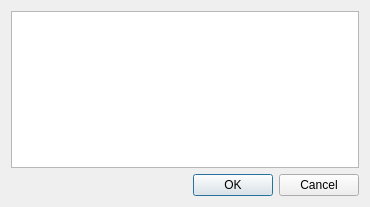
<?xml version="1.0" encoding="UTF-8"?>
<ui version="4.0">
 <class>FastCloudSelectionDlg</class>
 <widget class="QDialog" name="FastCloudSelectionDlg">
  <property name="geometry">
   <rect>
    <x>0</x>
    <y>0</y>
    <width>370</width>
    <height>207</height>
   </rect>
  </property>
  <property name="windowTitle">
   <string>Dialog</string>
  </property>
  <layout class="QGridLayout" name="gridLayout">
   <item row="0" column="0">
    <widget class="QListWidget" name="objects_list"/>
   </item>
   <item row="1" column="0">
    <widget class="QDialogButtonBox" name="buttonBox">
     <property name="orientation">
      <enum>Qt::Horizontal</enum>
     </property>
     <property name="standardButtons">
      <set>QDialogButtonBox::Cancel|QDialogButtonBox::Ok</set>
     </property>
    </widget>
   </item>
  </layout>
 </widget>
 <resources/>
 <connections>
  <connection>
   <sender>buttonBox</sender>
   <signal>accepted()</signal>
   <receiver>FastCloudSelectionDlg</receiver>
   <slot>accept()</slot>
   <hints>
    <hint type="sourcelabel">
     <x>248</x>
     <y>254</y>
    </hint>
    <hint type="destinationlabel">
     <x>157</x>
     <y>274</y>
    </hint>
   </hints>
  </connection>
  <connection>
   <sender>buttonBox</sender>
   <signal>rejected()</signal>
   <receiver>FastCloudSelectionDlg</receiver>
   <slot>reject()</slot>
   <hints>
    <hint type="sourcelabel">
     <x>316</x>
     <y>260</y>
    </hint>
    <hint type="destinationlabel">
     <x>286</x>
     <y>274</y>
    </hint>
   </hints>
  </connection>
 </connections>
</ui>
